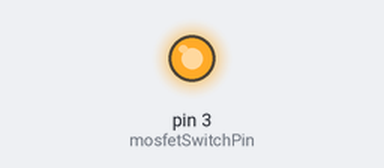
Bench run of a sketch on a simulated Arduino Uno, built with avr-gcc and run on an emulated ATmega328P. Shown: output pins drawn as LEDs (lit = HIGH).

Above: at 0.5 s.
At 6.0 s:
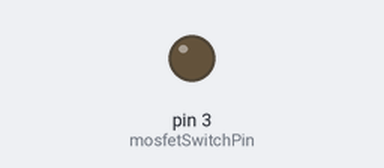
Timing chart, 0 to 14.3 s (numbered marks = the images above):
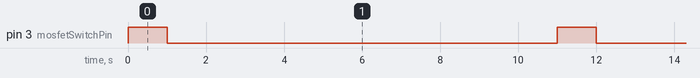

Measured:
- by itself, pin 3 (mosfetSwitchPin): alternates HIGH for 1.0 s and LOW for 10.0 s

The sketch:

arduinoTimer.ino
```cpp
// This programs the pi to swith the power mosfet on and off.
// The power mosfet gate is connected to pin 3

int mosfetSwitchPin=3;
int timeOn=1; // Time raspberry pi is powered in seconds [s]
int timeOff=10 ; // Time raspberry pi is off [s]

void setup(){
  pinMode(mosfetSwitchPin, OUTPUT);
}

void loop(){

  digitalWrite(mosfetSwitchPin,HIGH); // Switch pi on
  delay(timeOn*1000);

  digitalWrite(mosfetSwitchPin, LOW); // Switch pi off
  delay(timeOff*1000);

}
```
